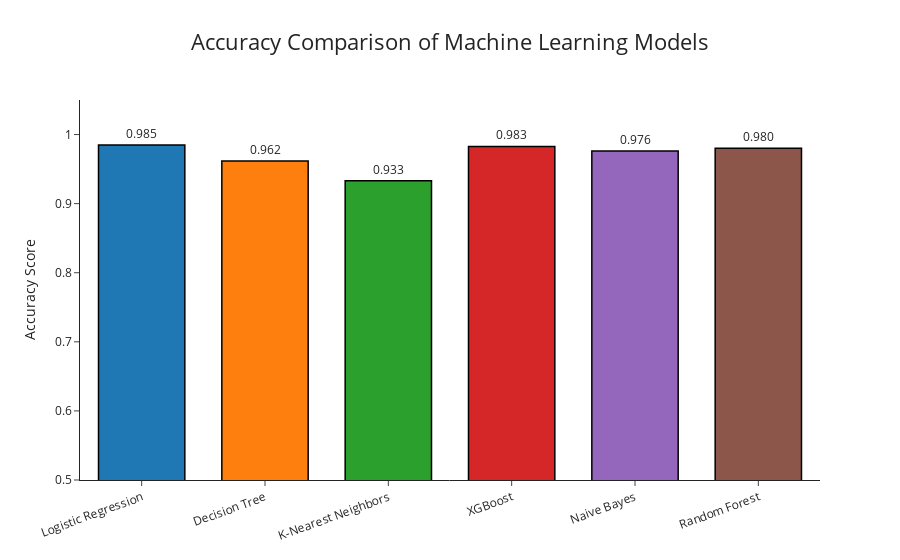

Source (notebook cell):
### Code cell
import plotly.express as px
import pandas as pd

# Sample data (replace with your actual accuracy values)
data = {
    "Model": [
        "Logistic Regression",
        "Decision Tree",
        "K-Nearest Neighbors",
        "XGBoost",
        "Naive Bayes",
        "Random Forest"
    ],
    "Accuracy": [
        lr_acc,
        dtree_acc,
        kneighbors_acc,
        xgboost_acc,
        multiNB_acc,
        forest_acc
    ]
}

# Create DataFrame
df = pd.DataFrame(data)

fig = px.bar(
    df,
    x="Model",
    y="Accuracy",
    text="Accuracy",
    color="Model",
    title=" Accuracy Comparison of Machine Learning Models",
    labels={"Accuracy": "Accuracy Score"},
    template="simple_white"
)

# Improve appearance
fig.update_traces(
    texttemplate='%{text:.3f}',  # show 3 decimal places
    textposition='outside',
    marker_line_color='black',
    marker_line_width=1.5
)

fig.update_layout(
    title_font_size=22,
    title_x=0.5,
    xaxis_tickangle=-20,
    xaxis_title=None,
    yaxis=dict(range=[0.5, 1.05]),
    uniformtext_minsize=10,
    uniformtext_mode='show',
    showlegend=False,  # hide color legend (colors already match x labels)
    bargap=0.3
)

fig.show()

### Figure 1 — Plotly figure (JSON) as saved in the notebook; plotly's stock layout.template omitted (floating-point values rounded to 4 significant figures)
{"data": [{"alignmentgroup": "True", "hovertemplate": "Model=%{x}<br>Accuracy Score=%{text}<extra></extra>", "legendgroup": "Logistic Regression", "marker": {"color": "#1F77B4", "line": {"color": "black", "width": 1.5}, "pattern": {"shape": ""}}, "name": "Logistic Regression", "offsetgroup": "Logistic Regression", "orientation": "v", "showlegend": true, "text": [0.985], "textposition": "outside", "texttemplate": "%{text:.3f}", "type": "bar", "x": ["Logistic Regression"], "xaxis": "x", "y": [0.985], "yaxis": "y"}, {"alignmentgroup": "True", "hovertemplate": "Model=%{x}<br>Accuracy Score=%{text}<extra></extra>", "legendgroup": "Decision Tree", "marker": {"color": "#FF7F0E", "line": {"color": "black", "width": 1.5}, "pattern": {"shape": ""}}, "name": "Decision Tree", "offsetgroup": "Decision Tree", "orientation": "v", "showlegend": true, "text": [0.9618], "textposition": "outside", "texttemplate": "%{text:.3f}", "type": "bar", "x": ["Decision Tree"], "xaxis": "x", "y": [0.9618], "yaxis": "y"}, {"alignmentgroup": "True", "hovertemplate": "Model=%{x}<br>Accuracy Score=%{text}<extra></extra>", "legendgroup": "K-Nearest Neighbors", "marker": {"color": "#2CA02C", "line": {"color": "black", "width": 1.5}, "pattern": {"shape": ""}}, "name": "K-Nearest Neighbors", "offsetgroup": "K-Nearest Neighbors", "orientation": "v", "showlegend": true, "text": [0.9331], "textposition": "outside", "texttemplate": "%{text:.3f}", "type": "bar", "x": ["K-Nearest Neighbors"], "xaxis": "x", "y": [0.9331], "yaxis": "y"}, {"alignmentgroup": "True", "hovertemplate": "Model=%{x}<br>Accuracy Score=%{text}<extra></extra>", "legendgroup": "XGBoost", "marker": {"color": "#D62728", "line": {"color": "black", "width": 1.5}, "pattern": {"shape": ""}}, "name": "XGBoost", "offsetgroup": "XGBoost", "orientation": "v", "showlegend": true, "text": [0.9829], "textposition": "outside", "texttemplate": "%{text:.3f}", "type": "bar", "x": ["XGBoost"], "xaxis": "x", "y": [0.9829], "yaxis": "y"}, {"alignmentgroup": "True", "hovertemplate": "Model=%{x}<br>Accuracy Score=%{text}<extra></extra>", "legendgroup": "Naive Bayes", "marker": {"color": "#9467BD", "line": {"color": "black", "width": 1.5}, "pattern": {"shape": ""}}, "name": "Naive Bayes", "offsetgroup": "Naive Bayes", "orientation": "v", "showlegend": true, "text": [0.976], "textposition": "outside", "texttemplate": "%{text:.3f}", "type": "bar", "x": ["Naive Bayes"], "xaxis": "x", "y": [0.976], "yaxis": "y"}, {"alignmentgroup": "True", "hovertemplate": "Model=%{x}<br>Accuracy Score=%{text}<extra></extra>", "legendgroup": "Random Forest", "marker": {"color": "#8C564B", "line": {"color": "black", "width": 1.5}, "pattern": {"shape": ""}}, "name": "Random Forest", "offsetgroup": "Random Forest", "orientation": "v", "showlegend": true, "text": [0.98], "textposition": "outside", "texttemplate": "%{text:.3f}", "type": "bar", "x": ["Random Forest"], "xaxis": "x", "y": [0.98], "yaxis": "y"}], "layout": {"bargap": 0.3, "barmode": "relative", "legend": {"title": {"text": "Model"}, "tracegroupgap": 0}, "showlegend": false, "title": {"font": {"size": 22}, "text": " Accuracy Comparison of Machine Learning Models", "x": 0.5}, "uniformtext": {"minsize": 10, "mode": "show"}, "xaxis": {"anchor": "y", "categoryarray": ["Logistic Regression", "Decision Tree", "K-Nearest Neighbors", "XGBoost", "Naive Bayes", "Random Forest"], "categoryorder": "array", "domain": [0, 1], "tickangle": -20, "title": {}}, "yaxis": {"anchor": "x", "domain": [0, 1], "range": [0.5, 1.05], "title": {"text": "Accuracy Score"}}}}
